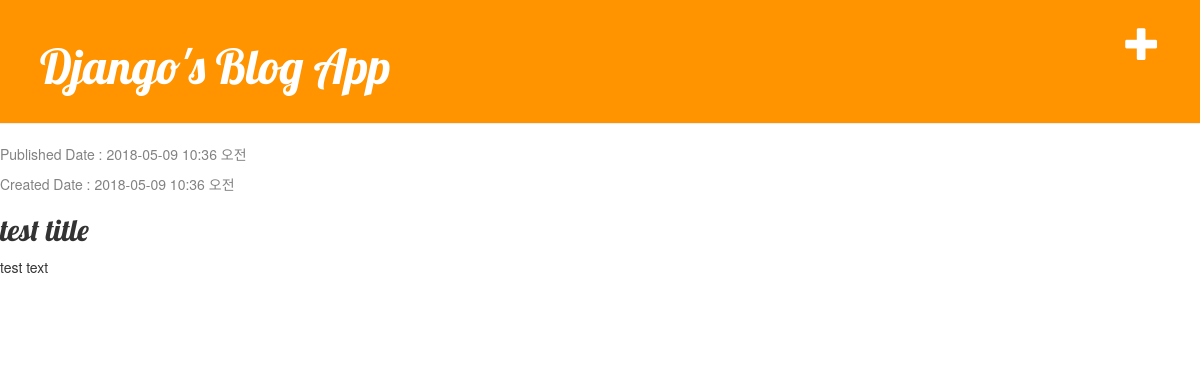
/post/5/, run on the app's committed database.
### blog/models.py (models this page shows, shortened)
class Post(models.Model):
    author=models.ForeignKey('auth.user')
    title=models.CharField(max_length=200)
    text=models.TextField()
    created_date=models.DateTimeField(default=timezone.now)
    published_date=models.DateTimeField(blank=True,null=True)

### blog/views.py (the view)
# urls.py: url(r'^post/(?P<pk>\d+)/$', views.post_detail, name='post_detail'),
def post_detail(request,pk):
    post = get_object_or_404(Post,pk=pk)
    return render(request,'blog/post_detail.html',{'post':post})

### blog/templates/blog/post_detail.html
{% extends 'blog/base.html' %}
{% block content %}
<div class="post">
    <div class="date">
        {% if post.published_date %}
            <p>Published Date : {{post.published_date|date:"Y-m-d g:i a"}}</p>
        {% endif %}
        <p>Created Date : {{ post.created_date|date:"Y-m-d g:i a" }}</p>
    </div>
    <h2>{{post.title}}</h2>
    <p>{{post.text|linebreaksbr}}</p>
</div>
{% endblock %}

### blog/static/css/blog.css (style rules this page uses)
h1, h2, h3, h4 { font-family: 'Lobster', cursive; }
.date { color: #828282; }
.post { margin-bottom: 70px; }

### data on the page
Post: published_date "2018-05-09 10:36 오전", created_date "2018-05-09 10:36 오전", title "test title", text "test text"
